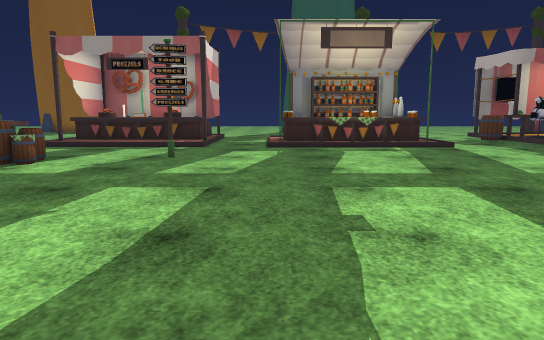
View 1 (above)

24 first-person views from a walk through a Unity game level. The camera is 1.2 m above the floor, tilts 8° down and sees 70° across. The floor is counted in squares, 1 m on a side. Each view is taken from the middle of a square. On the plan, view 1 faces up. The plan holds only what a view shows up to about 15 squares ahead; the rest is blank. The place goes on beyond the plan. The player character is not drawn. Some surface patterns are stand-ins.

View 2
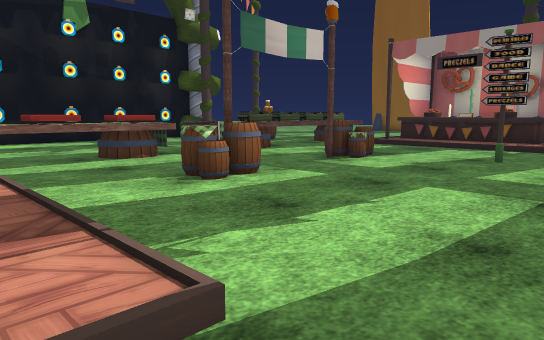

View 3
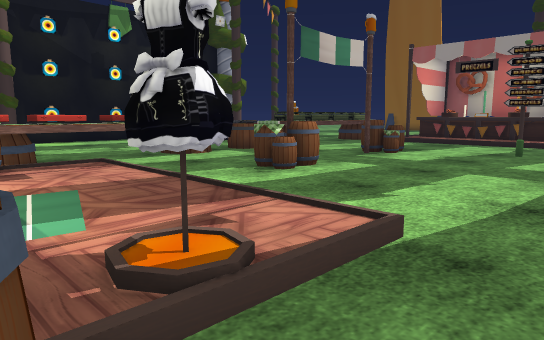

View 4
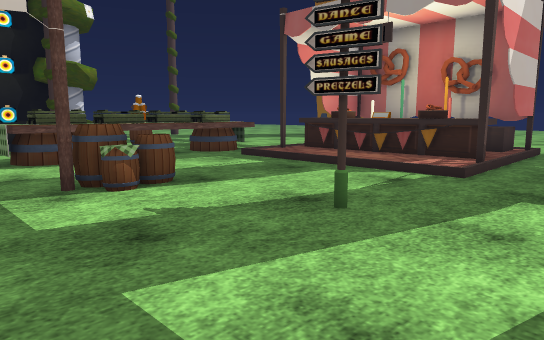

View 5
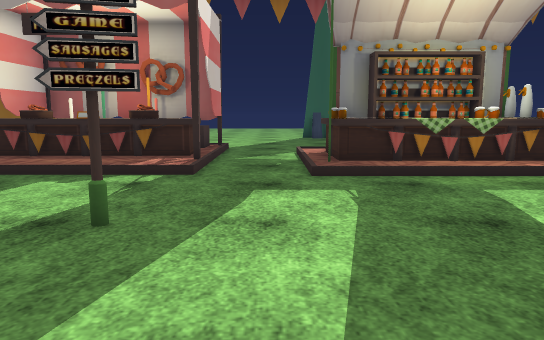

View 6
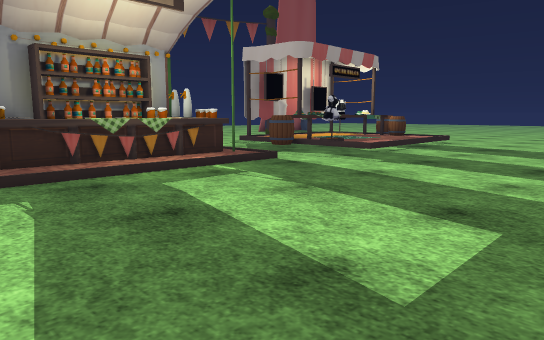

View 7
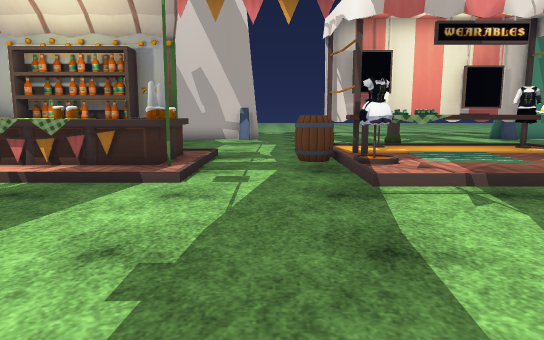

View 8
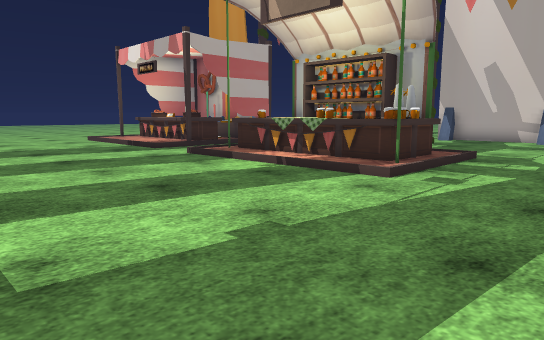

View 9
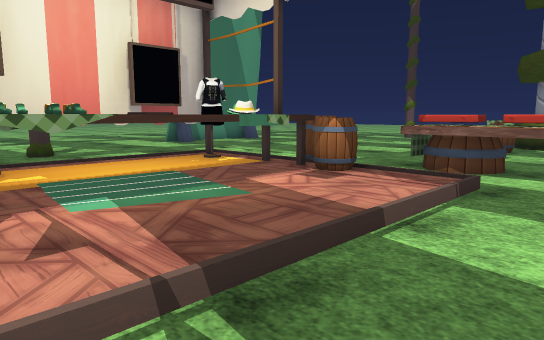

View 10
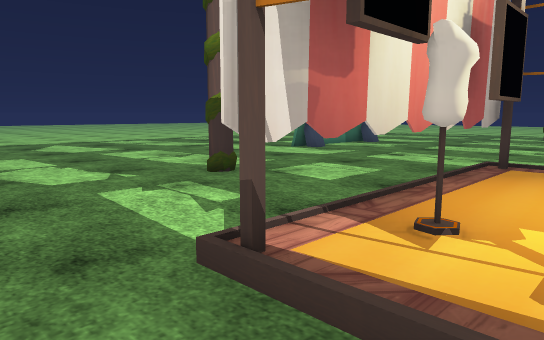

View 11
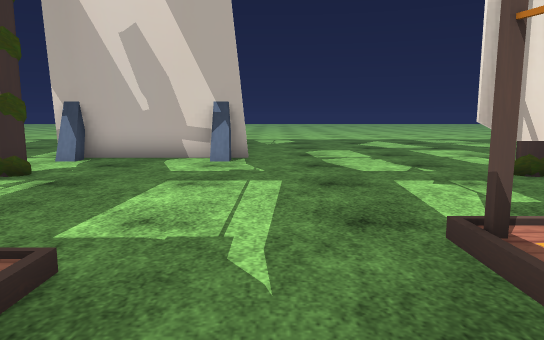

View 12
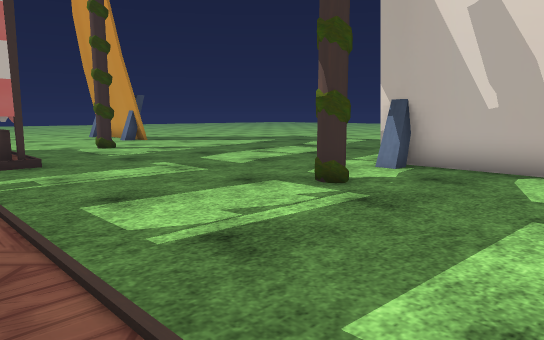

View 13
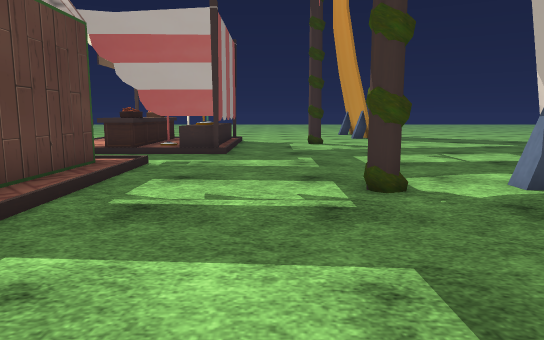

View 14
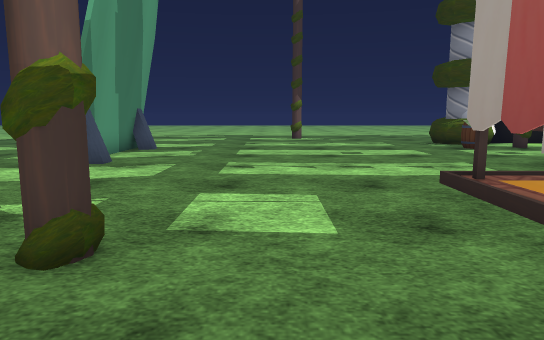

View 15
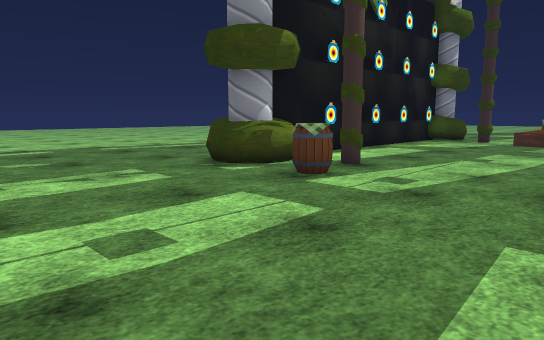

View 16
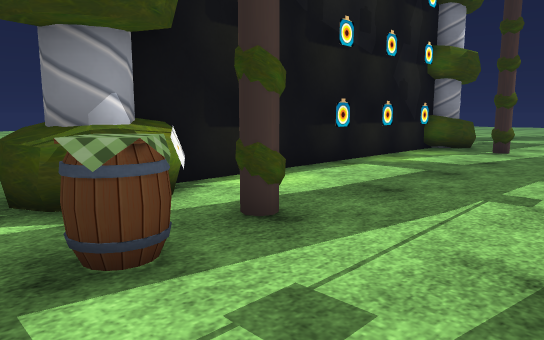

View 17
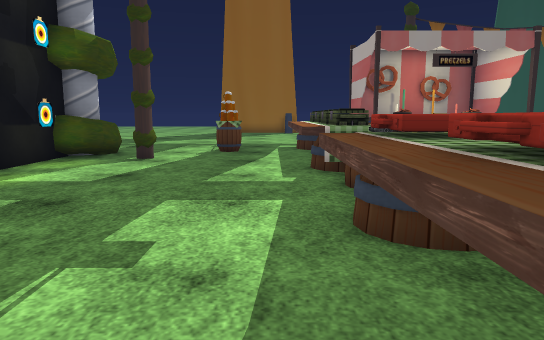

View 18
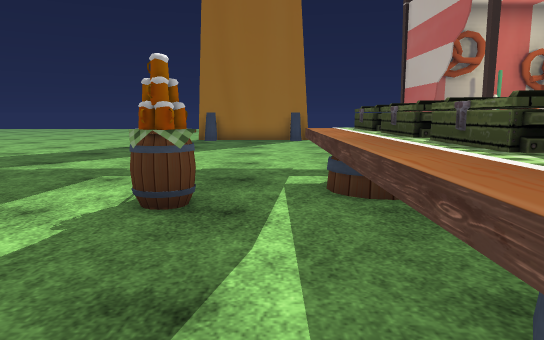

View 19
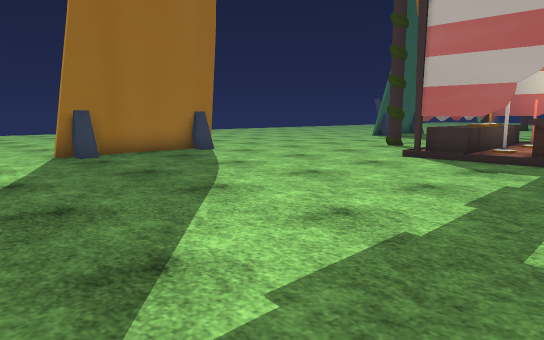

View 20
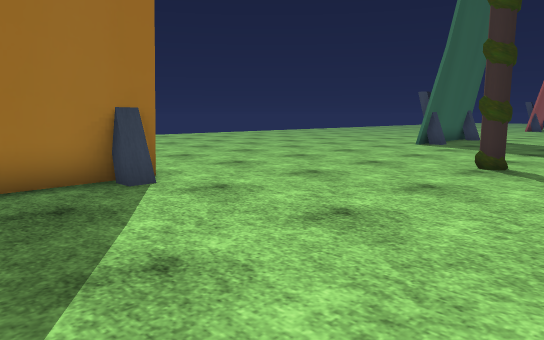

View 21
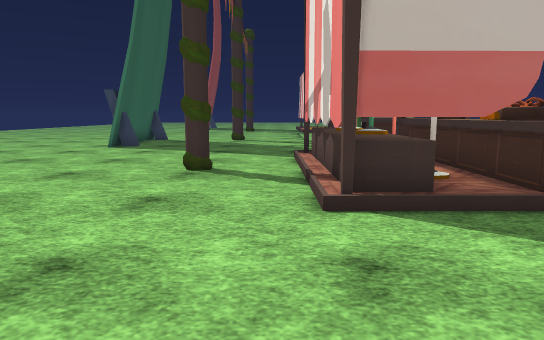

View 22
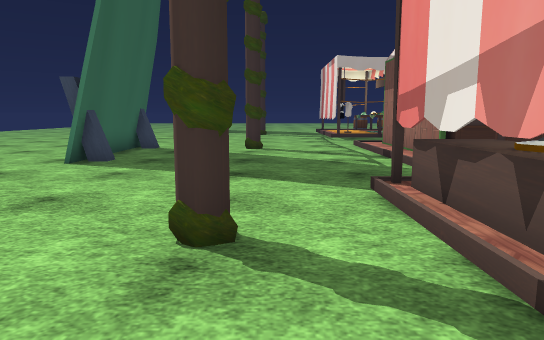

View 23
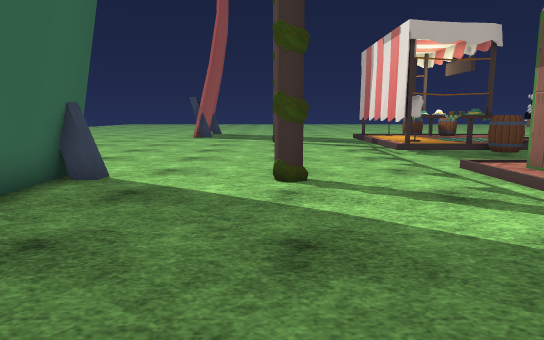

View 24
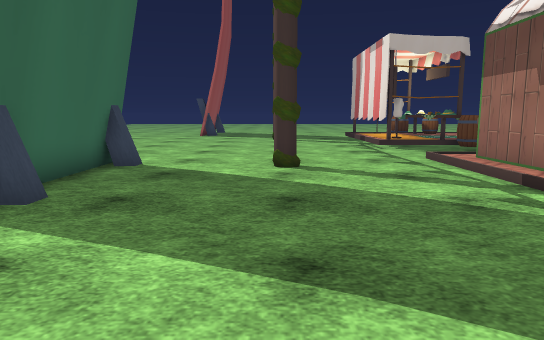

### Floor plan
Key: @ floor where view 1 was taken; # wall or solid block; x gap in a wall; . main floor; : floor 0.25 m higher than the main floor; / step, stairs or slope; = window, fence, low wall or low ledge; ^ raised ledge; T thing the floor can be seen under or through; O other object.
Columns run from 20 left of view 1 to 14 right of it. Each row starts with its distance up from view 1.
 33    ..       ...          ..
 32    ..      .....    ..  ...
 31    ..     .......  ........
 30    ..     ...............      ...
 29   ...    ..............      .....
 28   ..#####............######.......
 27   ................................
 26   ................................
 25   ................................
 24 .........................#........
 23 .................................
 22 ..................................
 21 ...........OOOOOOO................
 20 ...........OOOOOOO............####
 19 ...........O     O../OOOOOO ..###:
 18 ...........OOOOOOO../OOOOOO  .//^:
 17  .........  OOOOOO../O   OO  .#^^^
 16 . ......OOO      :..OOOOOOO ../x::
 15   ......OOO///////../::::::/../#:
 14   =..OO.OOO.................../:::
 13  ##.....OOO........................
 12  ##x....OOO........................
 11  #......OOO..O...O.................
 10  #......OOO..OO....................
  9  #......OOO..O...................
  8  #......OO  ................
  7  #.......x. ..............
  6  #......OOO...O............
  5  #......OOO..OO.................
  4  #......OOO..OO....................
  3  #......OOO........................
  2  #......OOO........................
  1  #xx#...OOO.///////...............
  0 #^^.O...OOO /::::::.@.///////..//
 -1 ==..O...OOO ==::::#...:OOOOOO ./
 -2 ...........#^^^^^^^#..OOOO OO  OOOO
 -3 ........... T^^^^^# ..OOOOOOO  .OOO
 -4 ........... TT:::x:...:OOOOOO  OOOO
 -5 ............TTTTTTT...///////..OOOO
 -6  ..............................OOOO
 -7    ................................
 -8    ................................
 -9    ................................
-10    ............#.........#.........
-11    ................................
-12    .=...=..........................
-13     #####............######........
-14         ..............     ........
-15         .   ..........     ........
-16             ..........      .. ....
-17             .........            ..
-18               ....

Where each view was taken, in squares from view 1:
view 1: 0 up, 0 right, facing up
view 2: 0 up, 0 right, facing up-left
view 3: 2 down, 0 right, facing up-left
view 4: 7 up, 0 right, facing up-left
view 5: 7 up, 1 left, facing up
view 6: 7 up, 1 left, facing up-right
view 7: 7 up, 0 right, facing down
view 8: 7 up, 2 left, facing down-right
view 9: 3 up, 2 left, facing down-left
view 10: 3 down, 0 right, facing down-left
view 11: 2 down, 0 right, facing down
view 12: 4 down, 1 right, facing down-right
view 13: 8 down, 1 left, facing right
view 14: 8 down, 2 left, facing left
view 15: 7 down, 11 left, facing up-left
view 16: 2 down, 13 left, facing up-left
view 17: 1 up, 13 left, facing up
view 18: 9 up, 13 left, facing up
view 19: 16 up, 20 left, facing up-right
view 20: 21 up, 15 left, facing up-right
view 21: 22 up, 14 left, facing right
view 22: 23 up, 9 left, facing right
view 23: 24 up, 2 left, facing right
view 24: 24 up, 4 left, facing right
